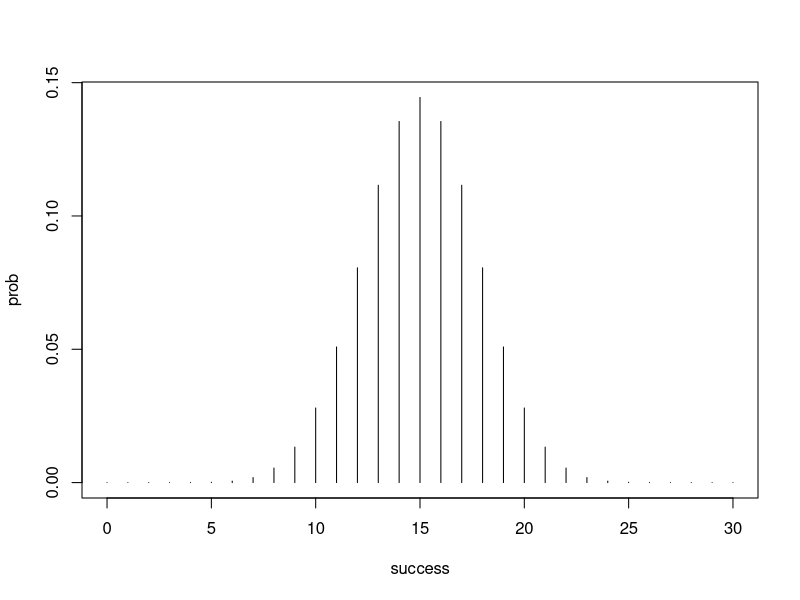
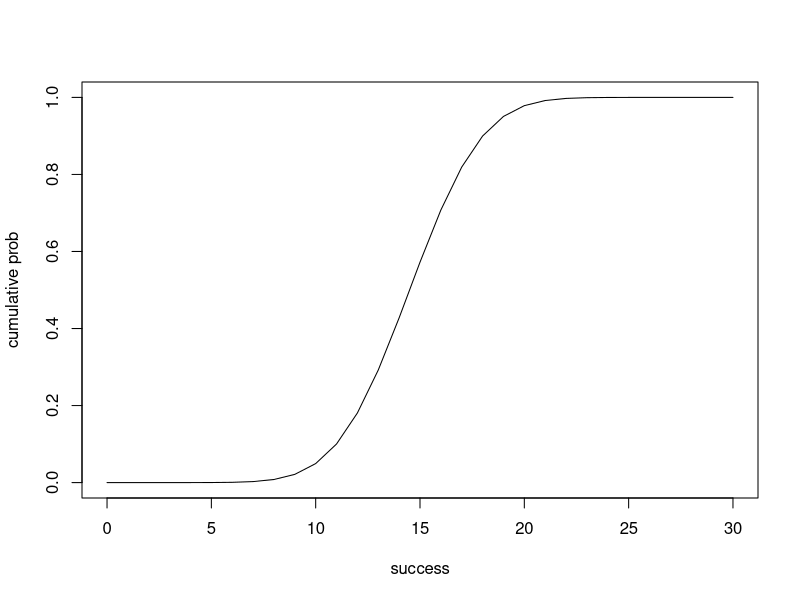

Source code (R) for these figures, in order:
success <- 0:30

plot(success, dbinom(success, size=30, prob=.5),type='h',ylab="prob")


##prob of exactly 10 heads
dbinom(10,30,0.5)

##prob of between 10 and 15 heads
pbinom(15,30,0.5)-pbinom(9,30,0.5)

plot(success, pbinom(success,size=30,prob=0.5),type='l',ylab="cumulative prob")
     